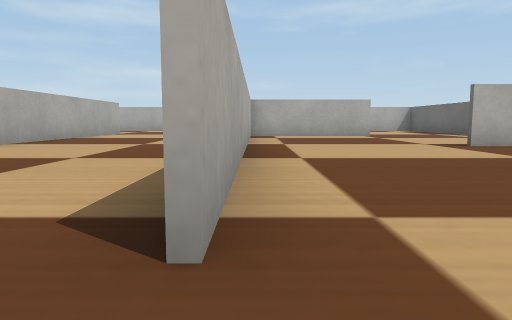
View 1 (above)

22 first-person views from a walk through a Webots world. The camera is 0.04 m above the floor, tilts 6° down and sees 70° across. The floor is counted in squares, 0.1 m on a side. Each view is taken from the middle of a square. On the plan, view 1 faces up. The plan holds only what a view shows up to about 9 squares ahead; the rest is blank. Robots are left out. Webots' stock objects and surfaces are drawn as simple stand-ins.

View 2
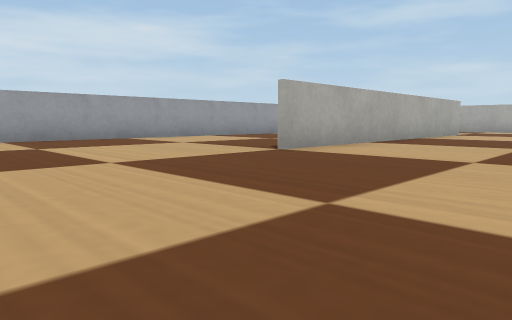

View 3
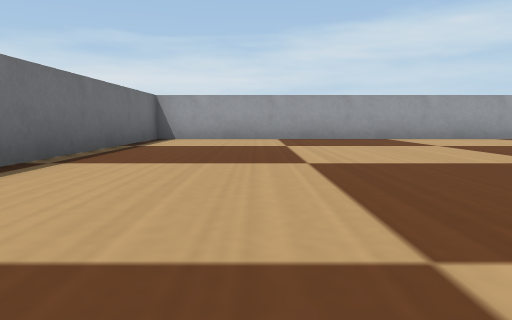

View 4
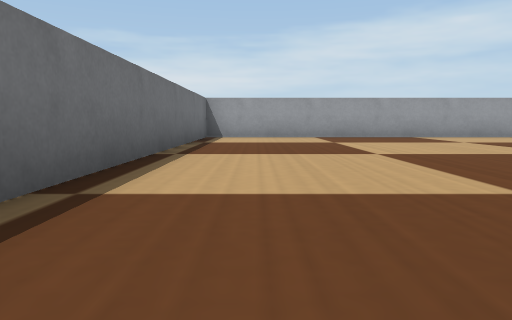

View 5
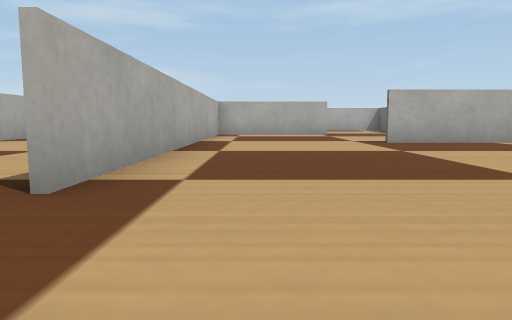

View 6
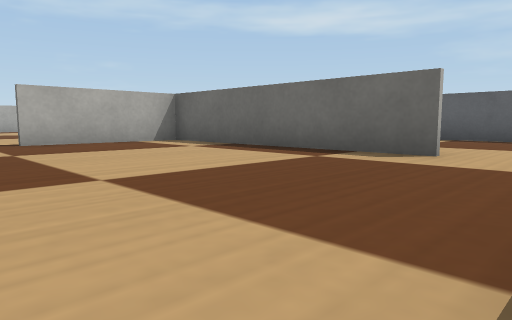

View 7
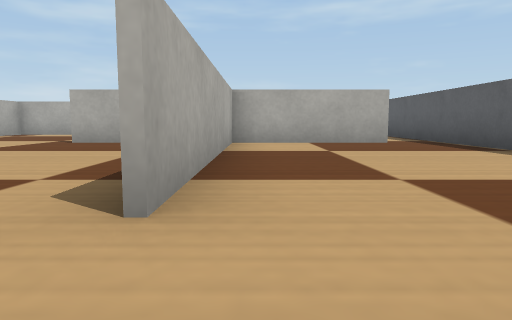

View 8
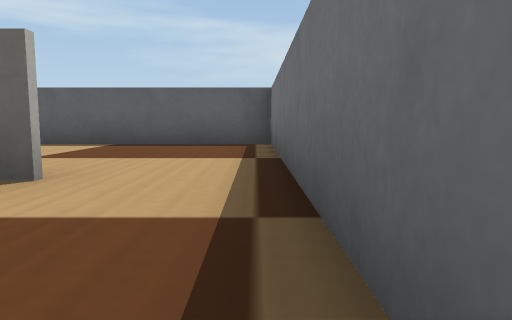

View 9
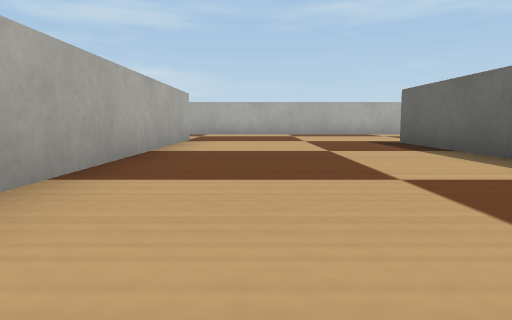

View 10
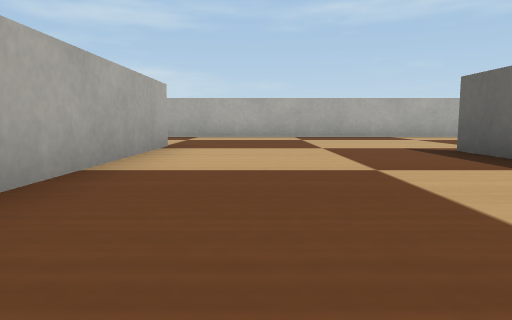

View 11
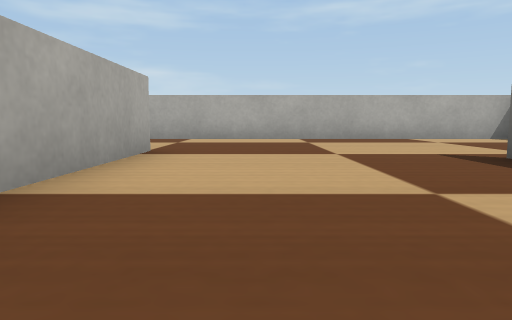

View 12
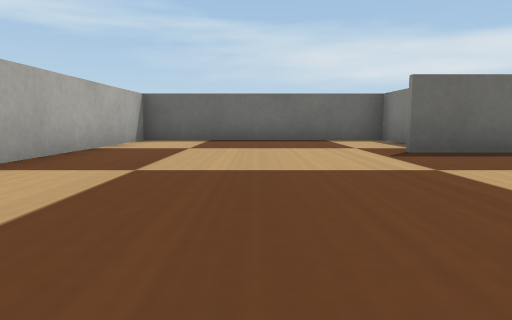

View 13
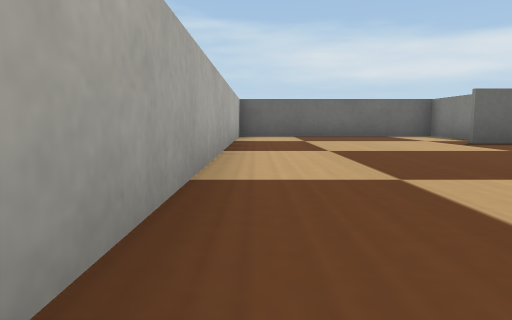

View 14
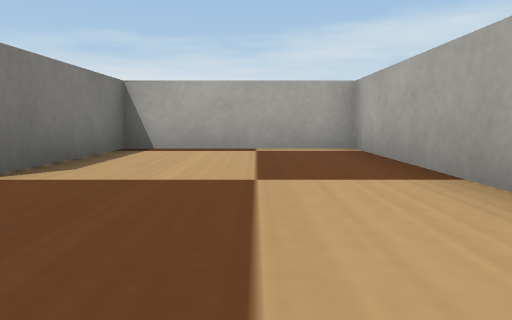

View 15
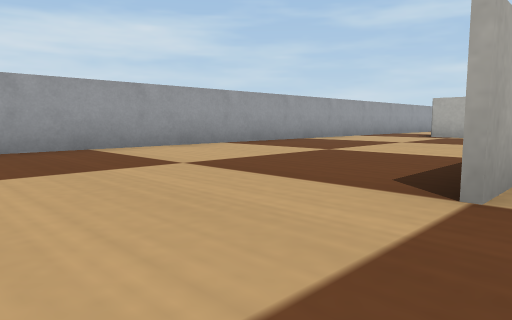

View 16
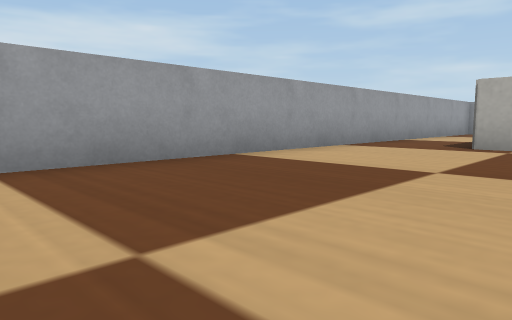

View 17
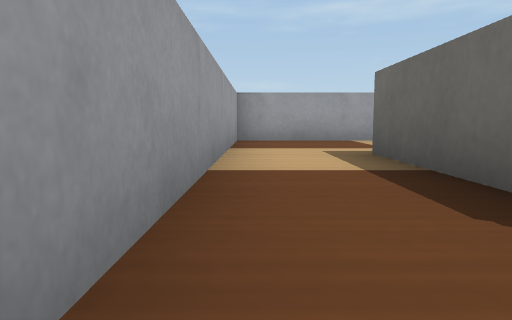

View 18
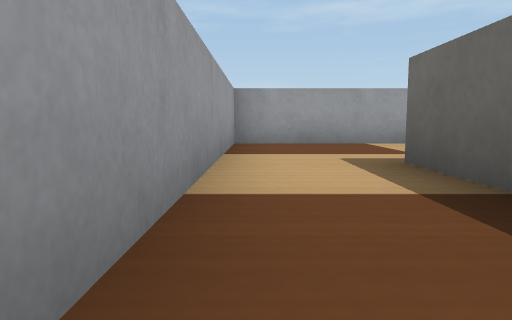

View 19
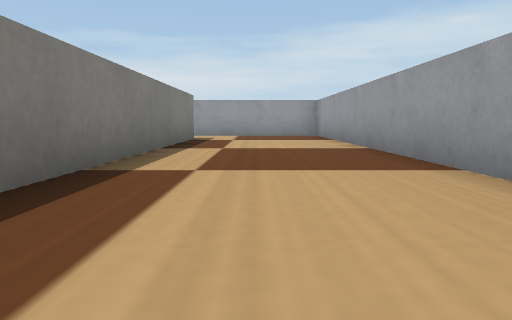

View 20
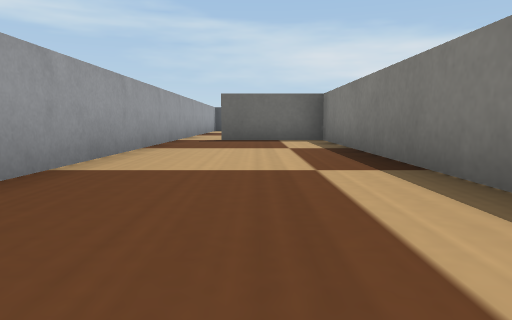

View 21
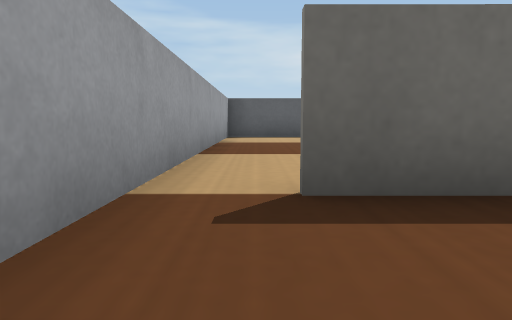

View 22
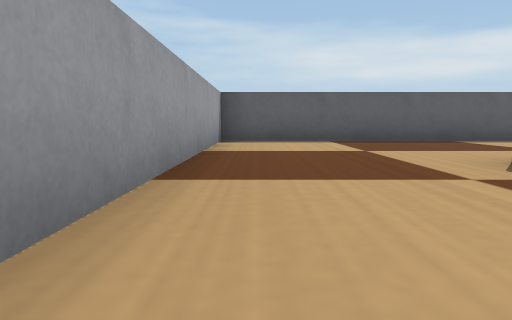

### Floor plan
Points are (right, up) in squares from view 1. A wall is a line through its corners. A room is listed if a view was taken in it or the views show most of it. See-through windows are left out.
Room 1 (views 1, 2, 3, 4, 5, 6, 7, 8, 9, 10, 11, 12, 13, 14, 15, 16, 17, 18, 19, 20, 21, 22)
walls: (-0.1, 8.1) (-0.2, 1); (-0.2, 7.9) (-0.2, 11.1); (1.1, 10.2) (2.9, 10.2) (3, 17.9); (6.6, 6) (6.5, 0.5); (-4.4, 12.1) (-4.5, 4); (3, 15.4) (-7.4, 15.5) (-7.5, 12.1) (-4.8, 12.1); (-6.6, 12) (-7.6, 12); (9.6, 5.9) (3.5, 6); (6.4, 0.5) (6.5, 6); (4.2, -1.3) (10.6, -1.3) (10.6, 8.1); (-7.5, 13) (-7.5, 15.6) (3, 15.5); (10.6, 12.6) (10.6, 18.7) (-9.4, 18.7) (-9.4, -1.3) (-1.8, -1.3)

Where each view was taken, in squares from view 1:
view 1: 0 up, 0 right, facing up
view 2: 0 up, 1 left, facing up-left
view 3: 1 up, 1 left, facing left
view 4: 0 up, 0 right, facing left
view 5: 1 down, 1 right, facing up
view 6: 1 down, 2 right, facing up-right
view 7: 1 down, 7 right, facing up
view 8: 1 down, 4 right, facing right
view 9: 4 up, 3 left, facing up
view 10: 6 up, 3 left, facing up
view 11: 7 up, 3 left, facing up
view 12: 13 up, 5 left, facing right
view 13: 15 up, 7 left, facing right
view 14: 14 up, 2 left, facing left
view 15: 2 up, 4 left, facing up-left
view 16: 6 up, 6 left, facing up-left
view 17: 11 up, 9 left, facing up
view 18: 12 up, 9 left, facing up
view 19: 17 up, 1 right, facing left
view 20: 17 up, 5 left, facing right
view 21: 18 up, 1 right, facing right
view 22: 18 up, 3 right, facing right
